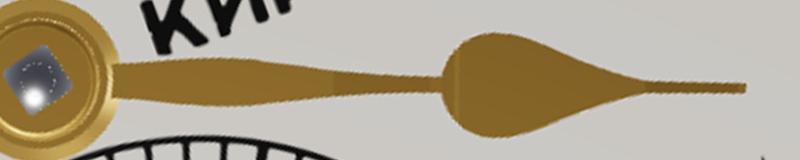
#> input picture marine-chronometer-source/wempe/6mx-audit/gamma/pear_render.png, 1600 x 320 px, given in place of 1_Kirow_247_Z.jpg, which was not available (shown at 1/2 size)
$ python handstrip.py pear_render.png
#> lines starting #> are read from the running program, lines starting #| are printed output that depends on the picture
### marine-chronometer-source/wempe/6mx-audit/gamma/zcal.py
"""Gamma, 6MX audit: Kirov 247 Z view, dial-plane calibration on the printed circles about the three arbors.
Each printed line is found along rays from a rough centre as the darkest point (a parabola through the minimum),
then a circle is fitted (algebraic, then geometric); the centres of the up-and-down circle and the seconds circle
are the arbors at z -23 and +23 (the sheets'), the minute track's the centre arbor."""
import cv2, numpy as np, json, sys
from scipy.optimize import least_squares
IMG='E:/Marine-Chronometer/References/wempe/photos/dg-chrono-6mx/1_Kirow_247_Z.jpg'
im=cv2.imread(IMG); g=cv2.cvtColor(im,cv2.COLOR_BGR2GRAY).astype(float)
#> further down, im is the input picture: shape (320, 1600, 3); mean B, G, R 140.1, 162, 173.6
#> after `g = cv2.cvtColor(im, cv2.COLOR_BGR2GRAY).astype(float)`:
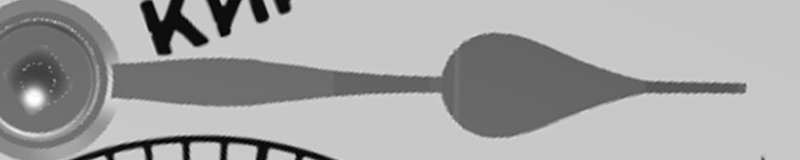
#> g: shape (320, 1600) float64 (shown at 1/2 size); min 0, max 255, mean 162.8
def samp(x,y): return cv2.remap(g.astype(np.float32),np.float32(x),np.float32(y),cv2.INTER_LINEAR)
# [13 lines left out: function line_pts, not called in this run]
def fitc(p):
    x,y=p[:,0],p[:,1]; A=np.c_[2*x,2*y,np.ones_like(x)]; b=x*x+y*y
    s=np.linalg.lstsq(A,b,rcond=None)[0]; c0=[s[0],s[1],np.sqrt(s[2]+s[0]**2+s[1]**2)]
    for _ in range(3):
        f=lambda q:np.hypot(x-q[0],y-q[1])-q[2]
        r=least_squares(f,c0); res=f(r.x); k=np.abs(res-np.median(res))<3*1.4826*np.median(np.abs(res-np.median(res)))+0.3
        x,y=x[k],y[k]; c0=r.x
    r=least_squares(lambda q:np.hypot(x-q[0],y-q[1])-q[2],c0); res=np.hypot(x-r.x[0],y-r.x[1])-r.x[2]
    J=r.jac; cov=np.linalg.inv(J.T@J)*np.var(res)
    return r.x,np.sqrt(np.diag(cov)),res.std(),len(x)
def fitell(p):
    e=cv2.fitEllipse(p.astype(np.float32)); return e
# [11 lines that do not run on import are left out]

### marine-chronometer-source/wempe/6mx-audit/gamma/hands.py
"""Gamma: a dial photograph's hands measured on their own axes. Scale and centres from the dial's printed circles about the arbors (zcal's method: the up-and-down
circle's and the seconds track's centres, 46 apart). Each hand's mask (gilt: hue 10-35, saturation over 90; blued: hue 95-130, saturation over 60) is taken in a
sector about its arbor; its axis is the mask's angular mean beyond the boss; the image is rotated about the arbor so the hand lies along +x and supersampled x4,
and each column's mask run through the axis gives the width against the distance from the centre. Tip and tail are the farthest mask on the axis either way.
A hand stands 1-6 mm over the dial: on a camera about 300-600 mm off that reads it 0.2-2 % large (not corrected)."""
import cv2,numpy as np,sys,json
from zcal import fitc
def cal(img,ud,sec,r_ud,r_sec,angs_sec):
    g=cv2.cvtColor(img,cv2.COLOR_BGR2GRAY).astype(np.float32)
    def lp(c,r0,r1,angs):
        pts=[]
        for a in np.radians(angs):
            rr=np.arange(r0,r1,0.25); x=c[0]+rr*np.cos(a); y=c[1]+rr*np.sin(a); v=cv2.remap(g,np.float32(x[None]),np.float32(y[None]),cv2.INTER_LINEAR)[0]
            i=int(np.argmin(v))
            if 2<i<len(v)-3 and v[i]<np.median(v)-40:
                y0,y1,y2=v[i-1],v[i],v[i+1]; r=rr[i]+0.25*(y0-y2)/(2*(y0-2*y1+y2)+1e-9); pts.append((c[0]+r*np.cos(a),c[1]+r*np.sin(a)))
        return fitc(np.array(pts))[0]
    U=lp(ud,*r_ud,range(0,360,2))[:2]; S=lp(sec,*r_sec,angs_sec)[:2]; return U,S,np.linalg.norm(S-U)/46
# [47 lines left out: functions masks, hand, report, not called in this run]
# [18 lines that do not run on import are left out]

### marine-chronometer-source/wempe/6mx-audit/gamma/handstrip.py
"""Gamma: each hand laid out straight: the dial photograph rotated about the hand's arbor so its axis (hands.py's) runs along +x, supersampled x4, a strip
-L_tail..L_tip by ±5 mm cut, 40 px a mm; for viewing and for the edge reading in handedge.py."""
import cv2,numpy as np,sys,json
from hands import cal
def strip(img,C,k,axis,x0,x1,half=5,ppm=40):
    M=cv2.getRotationMatrix2D((float(C[0]),float(C[1])),axis,1.0)
    xs=np.arange(x0,x1,1/ppm); ys=np.arange(-half,half,1/ppm); X,Y=np.meshgrid(xs,ys)
    # strip coords (mm) -> rotated image px -> original px via the inverse rotation
    px=C[0]+X*k; py=C[1]+Y*k; A=np.r_[M,[[0,0,1]]]; Ai=np.linalg.inv(A)
    u=Ai[0,0]*px+Ai[0,1]*py+Ai[0,2]; v=Ai[1,0]*px+Ai[1,1]*py+Ai[1,2]
    return cv2.remap(img,u.astype(np.float32),v.astype(np.float32),cv2.INTER_CUBIC)
if __name__=='__main__':
    which=sys.argv[1]
    if which=='247':
        img=cv2.imread('E:/Marine-Chronometer/References/wempe/photos/dg-chrono-6mx/1_Kirow_247_Z.jpg'); U,S,k=cal(img,(498,308),(504,712),(105,125),(150,175),range(180,360,2))
    else:
        img=cv2.imread('E:/Marine-Chronometer/References/wempe/photos/dg-chrono-6mx-gallery/bilder-zum-6mx/1_Kirow_2973_Z.jpg'); U,S,k=cal(img,(483,328),(484,712),(95,120),(140,160),range(180,360,2))
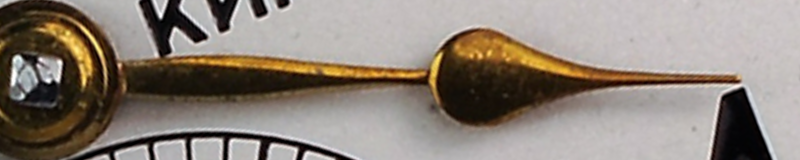
#> input picture marine-chronometer-source/wempe/6mx-audit/gamma/pear_247.png, 1600 x 320 px, given in place of 1_Kirow_2973_Z.jpg, which was not available (shown at 1/2 size)
#> further down, img is the input picture: shape (320, 1600, 3); mean B, G, R 120.4, 130, 140.3
#> in cal, `g=cv2.cvtColor(img,cv2.COLOR_BGR2GRAY).astype(np.float32)`:
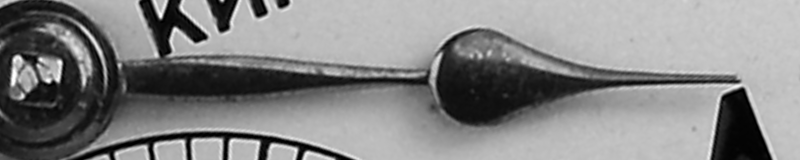
#> g: shape (320, 1600) float32 (shown at 1/2 size); min 0, max 255, mean 132
#> the loop in lp, `for a in np.radians(angs):` made 180 passes
#> (i, y0, y1, y2, r) on passes 94, 95, 96, 97, 98, 99, 100, 101, 102, 103, 104, 106: (42, 1.94, 1.15, 1.88, 105.5), (44, 0.158, 0.0156, 0.0479, 106.1), (43, 1.58, 0, 0, 105.9), (50, 0.861, 0, 0, 107.6), (57, 0.656, 0, 2, 109.2), (57, 3.71, 0, 0, 109.4), (66, 0.0703, 0, 0, 111.6), (72, 0.965, 0, 0, 113.1), (81, 0.34, 0.127, 0.855, 115.2), (84, 2.48, 1.18, 1.29, 116.1), (87, 6.03, 5.75, 6.16, 116.7), (76, 0.0625, 0, 0, 114.1)
#> i on passes 1 to 6: 0, 0, 0, 0, 0, 0
#> after the loop in lp, `for a in np.radians(angs):`: pts = 20 items, first 6: (378.1, 317), (378, 313.2), (378.7, 309.6), (377.7, 305.6), (377.1, 301.6), (377.9, 297.9)
#> in fitc, `x, y = (p[:, 0], p[:, 1])`: x = 20 values, max 600.3 at index 17, min 376.2 at index 8, mean 452.3; y = 20 values, max 317 at index 0, min 268.9 at index 12, mean 294.3
#> in fitc, `A = np.c_[2 * x, 2 * y, np.ones_like(x)]`: A = 20 rows, first 8: [756.1, 633.9, 1], [755.9, 626.5, 1], [757.5, 619.2, 1], [755.5, 611.2, 1], [754.1, 603.2, 1], [755.7, 595.7, 1], [753.7, 587, 1], [753.4, 578.6, 1]
#> in fitc, `b = x * x + y * y`: b = 20 values, max 457676.4 at index 19, min 219584.1 at index 10, mean 301230.9
#> in fitc, `s = np.linalg.lstsq(A, b, rcond=None)[0]`: s = [483.2, 333, -331819.8]
#> in fitc, `c0 = [s[0], s[1], np.sqrt(s[2] + s[0] ** 2 + s[1] ** 2)]`: c0 = [483.2, 333, 111.8]
#> in fitc, `res = np.hypot(x - r.x[0], y - r.x[1]) - r.x[2]`: res = 20 values, max 8.96 at index 16, min -11.26 at index 13, mean 1.6e-13
#> in fitc, `J = r.jac`: J = 20 rows, first 8: [0.969, 0.246, -1], [0.961, 0.277, -1], [0.951, 0.31, -1], [0.941, 0.339, -1], [0.93, 0.369, -1], [0.917, 0.399, -1], [0.904, 0.427, -1], [0.891, 0.455, -1]
#> in fitc, `cov = np.linalg.inv(J.T @ J) * np.var(res)`: cov = [[2.77, -0.909, 0.348], [-0.909, 125.8, 53.3], [0.348, 53.3, 24.82]]
#> in cal, `U = lp(ud, *r_ud, range(0, 360, 2))[:2]`: U = [482.9, 343.6]
#> the loop in lp (call 2), `for a in np.radians(angs):` made 90 passes
#> a on passes 1 to 12: 3.14, 3.18, 3.21, 3.25, 3.28, 3.32, 3.35, 3.39, 3.42, 3.46, 3.49, 3.53
#> (the run stopped early here; a loop or call above may not have finished)
